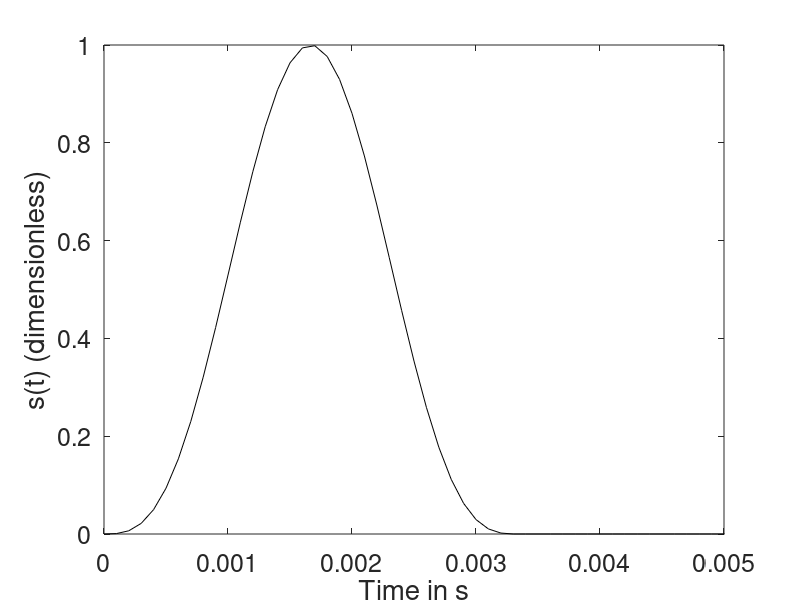
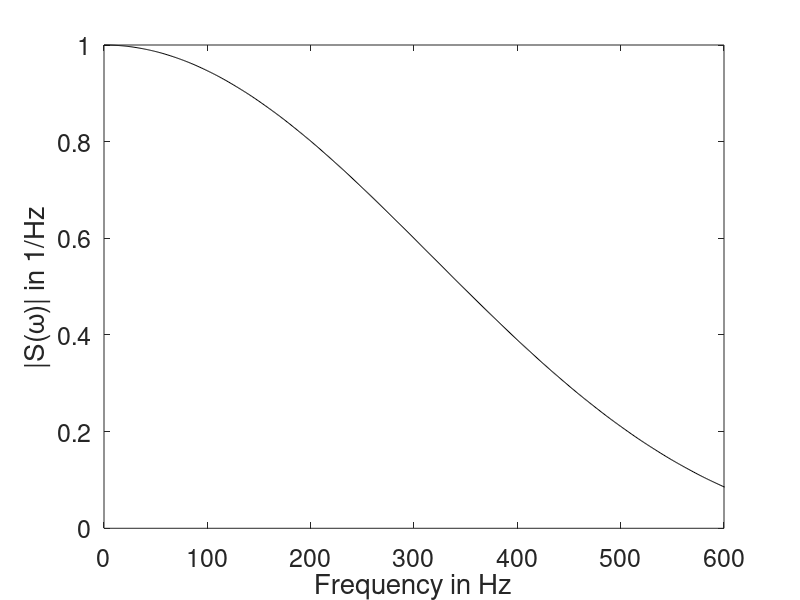

The MATLAB script that drew these images, in order:
clear all
%close all

% Definition von Parametern
% Homogener Vollraum
npts=10000;
delta=0.0001;




t=(0:delta:(npts-1)*delta);

% Parameter: Homogener Vollraum
%T_d=0.004;
%T_d=0.0033;
T_d=1/300.0;
%T_d=0.002;
F0=1;

npts_start=1;
npts_end=T_d/delta;

wavelet=zeros(1,npts);


% Definition des Quellwavelets
wavelet(1:npts_end)=F0*(sin((pi*t(1:npts_end))/T_d)).^3;

%figure
%plot(t,wavelet)
%xlabel('Zeit in s')

WAVELET=delta*fft(wavelet);
maximum=max(max(abs(WAVELET)))
WAVELET=WAVELET./maximum;
frequenz=[0:fix(npts/2),-ceil(npts/2)+1:-1]'/(npts*delta);  %Definition des kompletten Frequenzvektors
f=[0:fix(npts/2)]'/(npts*delta);

%{
figure
subplot(211)
plot(f(1:fix(npts/2)+1),abs(WAVELET(1:fix(npts/2)+1)))
xlab=xlabel('Frequenz in Hz')
set(gca,'FontSize',14)
tit=title(['Laenge des Quellsignals: ' num2str(T_d) ' s']);
set(xlab,'FontSize',14)

subplot(212)
plot(f(1:fix(npts/2)+1),abs(WAVELET(1:fix(npts/2)+1)))
xlab=xlabel('Frequenz in Hz')
set(gca,'FontSize',14)
ylim([0 0.01])
%set(gca,'XTick',[0 30 50 70 90 110 150 200 250])
%set(gca,'XTickLabel',{'0';'30';'50';'70';'90';'110';'150';'200';'250'})
set(xlab,'FontSize',14)
%}


figure
plot(t,wavelet,'-k')
xlab=xlabel('Time in s');
ylab=ylabel('s(t) (dimensionless)');
set(gca,'FontSize',18)
set(xlab,'FontSize',20)
set(ylab,'FontSize',20)
xlim([0 1.5*T_d])


figure
plot(f(1:fix(npts/2)+1),abs(WAVELET(1:fix(npts/2)+1)),'-k')
xlab=xlabel('Frequency in Hz');
ylab=ylabel('|S(\omega)| in 1/Hz');
set(gca,'FontSize',18)
set(xlab,'FontSize',20)
set(ylab,'FontSize',20)
%tit=title(['Laenge des Quellsignals: ' num2str(T_d) ' s']);
%set(xlab,'FontSize',14)
xlim([0 600])
